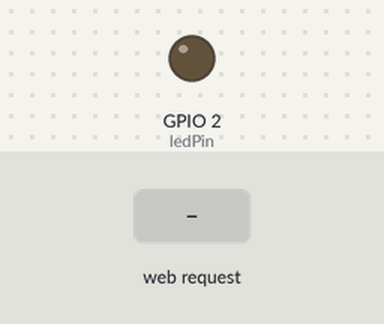
This sketch was run on a simulated ESP32. Shown: output pins drawn as LEDs (lit = HIGH). The inputs (shaded band) are chosen by the test bench. WiFi joins after 1.5 s; servers stay silent unless stated; what the sketch prints to the serial monitor is not drawn.

Above: at 3.2 s.
3.3 s: HTTP request GET /led/on received
At 3.8 s:
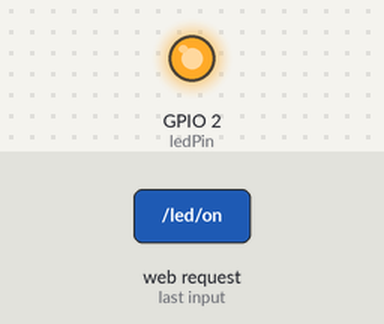
4.8 s: HTTP request GET /led/off received
At 6.1 s:
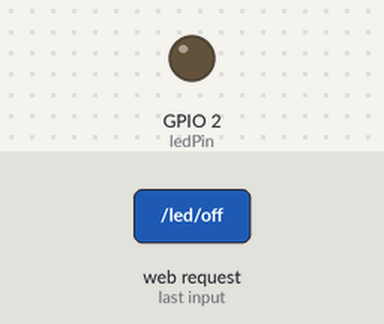
Timing chart, 0 to 7.8 s (numbered marks = the images above; inputs shaded):
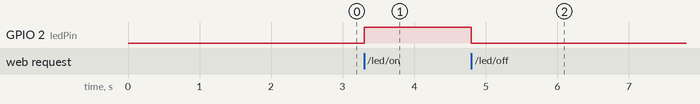

The sketch:

Practica7_API.ino
```cpp
#include <WiFi.h>
#include <WebServer.h>
#include <DHT.h>
#include <Adafruit_BMP280.h>
#include <Wire.h>
#include <ArduinoJson.h>

const char* ssid = "UAM-ROBOTICA";
const char* password = "m4nt32024uat";

#define DHTPIN 4      // Cambiado a D4 para el sensor DHT
#define DHTTYPE DHT22 // Cambiar a DHT11 si se usa este sensor
DHT dht(DHTPIN, DHTTYPE);

Adafruit_BMP280 bmp;

const int ledPin = 2;  // Cambiado a D4 para el LED

WebServer server(80);

void handleRoot() {
  server.send(200, "text/plain", "API ESP32 con DHT y BMP280");
}

void handleSensorData() {
  float t_dht = dht.readTemperature();
  float h = dht.readHumidity();
  float t_bmp = bmp.readTemperature();
  float p = bmp.readPressure();

  StaticJsonDocument<1024> doc;  // Define un tamaño adecuado para el JSON
  doc["temperatura_dht"] = t_dht;
  doc["humedad"] = h;
  doc["temperatura_bmp"] = t_bmp;
  doc["presion"] = p;

  String response;
  serializeJson(doc, response);

  server.send(200, "application/json", response);
}

void handleLedOn() {
  digitalWrite(ledPin, HIGH);
  server.send(200, "text/plain", "LED ON");
}

void handleLedOff() {
  digitalWrite(ledPin, LOW);
  server.send(200, "text/plain", "LED OFF");
}

void setup() {
  Serial.begin(115200);
  pinMode(ledPin, OUTPUT);
  dht.begin();
  Wire.begin(21, 22);  // Inicializa I2C con pines específicos para ESP32

  if (!bmp.begin(0x76)) {
    Serial.println("No se encontró el sensor BMP280");
    while (1);  // Detener el programa si no se encuentra el sensor
  }

  WiFi.begin(ssid, password);
  while (WiFi.status() != WL_CONNECTED) {
    delay(1000);
    Serial.println("Conectando a WiFi...");
  }

  Serial.println("Conectado a WiFi");
  Serial.print("Dirección IP: ");
  Serial.println(WiFi.localIP());

  server.on("/", handleRoot);
  server.on("/sensor", handleSensorData);
  server.on("/led/on", handleLedOn);
  server.on("/led/off", handleLedOff);
  server.begin();  // Iniciar el servidor web
}

void loop() {
  server.handleClient();  // Manejar las solicitudes de los clientes
}
```

Measured:
- after the input at 3.3 s, GPIO 2 (ledPin): LOW → HIGH at once
- after the input at 4.8 s, GPIO 2 (ledPin): HIGH → LOW at once
